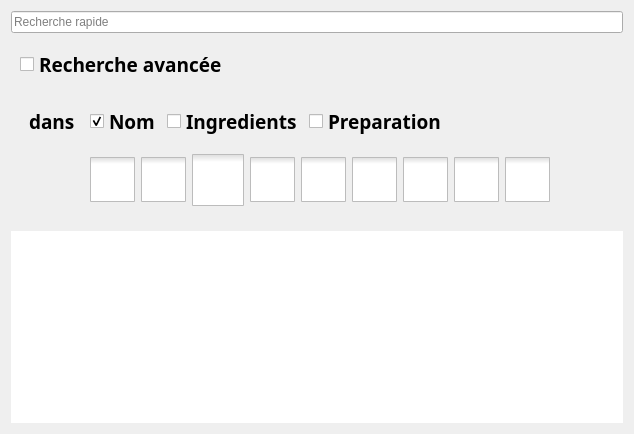
               <widget class="QFrame" name="frame_liste_recettes">
                <property name="frameShape">
                 <enum>QFrame::NoFrame</enum>
                </property>
                <property name="frameShadow">
                 <enum>QFrame::Raised</enum>
                </property>
                <layout class="QVBoxLayout" name="verticalLayout">
                 <item>
                  <widget class="QLineEdit" name="lE_with">
                   <property name="sizePolicy">
                    <sizepolicy hsizetype="Expanding" vsizetype="Fixed">
                     <horstretch>0</horstretch>
                     <verstretch>0</verstretch>
                    </sizepolicy>
                   </property>
                   <property name="toolTip">
                    <string>mots clés, séparés par une virgule (ex: soupe, farine, blanchir, ...)</string>
                   </property>
                   <property name="placeholderText">
                    <string>Recherche rapide</string>
                   </property>
                  </widget>
                 </item>
                 <item>
                  <widget class="QFrame" name="frame_searchedit">
                   <property name="frameShape">
                    <enum>QFrame::NoFrame</enum>
                   </property>
                   <property name="frameShadow">
                    <enum>QFrame::Raised</enum>
                   </property>
                   <layout class="QVBoxLayout" name="verticalLayout_2">
                    <item>
                     <widget class="QCheckBox" name="cB_recherche">
                      <property name="font">
                       <font>
                        <family>Poiret One</family>
                        <pointsize>14</pointsize>
                        <weight>75</weight>
                        <italic>false</italic>
                        <bold>true</bold>
                       </font>
                      </property>
                      <property name="toolTip">
                       <string>Filtrer la liste de recettes</string>
                      </property>
                      <property name="text">
                       <string>Recherche avancée</string>
                      </property>
                     </widget>
                    </item>
                    <item>
                     <widget class="QFrame" name="frame_recherche">
                      <property name="font">
                       <font>
                        <family>Poiret One</family>
                        <pointsize>14</pointsize>
                        <weight>75</weight>
                        <italic>false</italic>
                        <bold>true</bold>
                       </font>
                      </property>
                      <property name="frameShape">
                       <enum>QFrame::NoFrame</enum>
                      </property>
                      <property name="frameShadow">
                       <enum>QFrame::Raised</enum>
                      </property>
                      <layout class="QGridLayout" name="gridLayout_18">
                       <item row="3" column="1">
                        <widget class="QFrame" name="frame_search_tags">
                         <property name="enabled">
                          <bool>true</bool>
                         </property>
                         <property name="sizePolicy">
                          <sizepolicy hsizetype="Minimum" vsizetype="Minimum">
                           <horstretch>0</horstretch>
                           <verstretch>0</verstretch>
                          </sizepolicy>
                         </property>
                         <layout class="QHBoxLayout" name="horizontalLayout_2">
                          <property name="spacing">
                           <number>0</number>
                          </property>
                          <property name="sizeConstraint">
                           <enum>QLayout::SetMinimumSize</enum>
                          </property>
                          <property name="topMargin">
                           <number>1</number>
                          </property>
                          <property name="bottomMargin">
                           <number>1</number>
                          </property>
                          <item>
                           <widget class="QCheckBox" name="cB_search_tag_double">
                            <property name="styleSheet">
                             <string notr="true">QCheckBox#cB_search_tag_double::indicator {
	width:45px;
	height:45px;
}

QCheckBox#cB_search_tag_double::indicator:unchecked {
    image: url(./UI/images/tag_double_black_LD.png);
}

QCheckBox#cB_search_tag_double::indicator:checked {
    image: url(./UI/images/tag_double_color_LD.png);
}

QCheckBox#cB_search_tag_double::indicator:checked:hover {
	width:43px;
	height:43px;
}

QCheckBox#cB_search_tag_double::indicator:unchecked:hover {
	width:43px;
	height:43px;
}</string>
                            </property>
                            <property name="text">
                             <string/>
                            </property>
                            <property name="iconSize">
                             <size>
                              <width>1</width>
                              <height>1</height>
                             </size>
                            </property>
                           </widget>
                          </item>
                          <item>
                           <widget class="QCheckBox" name="cB_search_tag_kids">
                            <property name="styleSheet">
                             <string notr="true">QCheckBox#cB_search_tag_kids::indicator {
	width:45px;
	height:45px;
}

QCheckBox#cB_search_tag_kids::indicator:unchecked {
    image: url(./UI/images/tag_kids_black.png);
}

QCheckBox#cB_search_tag_kids::indicator:checked {
    image: url(./UI/images/tag_kids_color.png);
}

QCheckBox#cB_search_tag_kids::indicator:checked:hover {
	width:43px;
	height:43px;
}

QCheckBox#cB_search_tag_kids::indicator:unchecked:hover {
	width:43px;
	height:43px;
}</string>
                            </property>
                            <property name="text">
                             <string/>
                            </property>
                            <property name="iconSize">
                             <size>
                              <width>45</width>
                              <height>45</height>
                             </size>
                            </property>
                            <property name="checkable">
                             <bool>true</bool>
                            </property>
                           </widget>
                          </item>
                          <item>
                           <widget class="QCheckBox" name="cB_search_tag_vegan">
                            <property name="styleSheet">
                             <string notr="true">QCheckBox#cB_search_tag_vegan::indicator {
	width:52px;
	height:52px;
}

QCheckBox#cB_search_tag_vegan::indicator:unchecked {
    image: url(./UI/images/tag_vegan_black.png);
}

QCheckBox#cB_search_tag_vegan::indicator:checked {
    image: url(./UI/images/tag_vegan_color.png);
}

QCheckBox#cB_search_tag_vegan::indicator:hover {
	width:50px;
	height:50px;
}</string>
                            </property>
                            <property name="text">
                             <string/>
                            </property>
                            <property name="iconSize">
                             <size>
                              <width>45</width>
                              <height>45</height>
                             </size>
                            </property>
                           </widget>
                          </item>
                          <item>
                           <widget class="QCheckBox" name="cB_search_tag_summer">
                            <property name="styleSheet">
                             <string notr="true">QCheckBox#cB_search_tag_summer::indicator {
	width:45px;
	height:45px;
}

QCheckBox#cB_search_tag_summer::indicator:unchecked {
    image: url(./UI/images/tag_ete_black_LD.png);
}

QCheckBox#cB_search_tag_summer::indicator:checked {
    image: url(./UI/images/tag_ete_color_LD.png);
}

QCheckBox#cB_search_tag_summer::indicator:checked:hover {
	width:43px;
	height:43px;
}

QCheckBox#cB_search_tag_summer::indicator:unchecked:hover {
	width:43px;
	height:43px;
}</string>
                            </property>
                            <property name="text">
                             <string/>
                            </property>
                            <property name="iconSize">
                             <size>
                              <width>45</width>
                              <height>45</height>
                             </size>
                            </property>
                           </widget>
                          </item>
                          <item>
                           <widget class="QCheckBox" name="cB_search_tag_winter">
                            <property name="mouseTracking">
                             <bool>true</bool>
                            </property>
                            <property name="styleSheet">
                             <string notr="true">QCheckBox#cB_search_tag_winter::indicator {
	width:45px;
	height:45px;
}

QCheckBox#cB_search_tag_winter::indicator:unchecked {
    image: url(./UI/images/tag_hiver_black_LD.png);
}

QCheckBox#cB_search_tag_winter::indicator:checked {
    image: url(./UI/images/tag_hiver_color_LD.png);
}

QCheckBox#cB_search_tag_winter::indicator:checked:hover {
	width:43px;
	height:43px;
}

QCheckBox#cB_search_tag_winter::indicator:unchecked:hover {
	width:43px;
	height:43px;
}</string>
                            </property>
                            <property name="text">
                             <string/>
                            </property>
                            <property name="iconSize">
                             <size>
                              <width>45</width>
                              <height>45</height>
                             </size>
                            </property>
                           </widget>
                          </item>
                          <item>
                           <widget class="QCheckBox" name="cB_search_tag_dessert">
                            <property name="styleSheet">
                             <string notr="true">QCheckBox#cB_search_tag_dessert::indicator {
	width:45px;
	height:45px;
}

QCheckBox#cB_search_tag_dessert::indicator:unchecked {
    image: url(./UI/images/tag_dessert_black_LD.png);
}

QCheckBox#cB_search_tag_dessert::indicator:checked {
    image: url(./UI/images/tag_dessert_color_LD.png);
}

QCheckBox#cB_search_tag_dessert::indicator:checked:hover {
	width:43px;
	height:43px;
}

QCheckBox#cB_search_tag_dessert::indicator:unchecked:hover {
	width:43px;
	height:43px;
}</string>
                            </property>
                            <property name="text">
                             <string/>
                            </property>
                            <property name="iconSize">
                             <size>
                              <width>45</width>
                              <height>45</height>
                             </size>
                            </property>
                            <property name="checkable">
                             <bool>true</bool>
                            </property>
                           </widget>
                          </item>
                          <item>
                           <widget class="QCheckBox" name="cB_search_tag_lunch">
                            <property name="styleSheet">
                             <string notr="true">QCheckBox#cB_search_tag_lunch::indicator {
	width:45px;
	height:45px;
}

QCheckBox#cB_search_tag_lunch::indicator:unchecked {
    image: url(./UI/images/tag_lunch_black_LD.png);
}

QCheckBox#cB_search_tag_lunch::indicator:checked {
    image: url(./UI/images/tag_lunch_color_LD.png);
}

QCheckBox#cB_search_tag_lunch::indicator:checked:hover {
	width:43px;
	height:43px;
}

QCheckBox#cB_search_tag_lunch::indicator:unchecked:hover {
	width:43px;
	height:43px;
}</string>
                            </property>
                            <property name="text">
                             <string/>
                            </property>
                           </widget>
                          </item>
                          <item>
                           <widget class="QCheckBox" name="cB_search_tag_dinner">
                            <property name="styleSheet">
                             <string notr="true">QCheckBox#cB_search_tag_dinner::indicator {
	width:45px;
	height:45px;
}

QCheckBox#cB_search_tag_dinner::indicator:unchecked {
    image: url(./UI/images/tag_dinner_black_LD.png);
}

QCheckBox#cB_search_tag_dinner::indicator:checked {
    image: url(./UI/images/tag_dinner_color_LD.png);
}

QCheckBox#cB_search_tag_dinner::indicator:checked:hover {
	width:43px;
	height:43px;
}

QCheckBox#cB_search_tag_dinner::indicator:unchecked:hover {
	width:43px;
	height:43px;
}</string>
                            </property>
                            <property name="text">
                             <string/>
                            </property>
                            <property name="iconSize">
                             <size>
                              <width>45</width>
                              <height>45</height>
                             </size>
                            </property>
                           </widget>
                          </item>
                          <item>
                           <widget class="QCheckBox" name="cB_search_tag_tips">
                            <property name="styleSheet">
                             <string notr="true">QCheckBox#cB_search_tag_tips::indicator {
	width:45px;
	height:45px;
}

QCheckBox#cB_search_tag_tips::indicator:unchecked {
    image: url(./UI/images/tag_tips_black_LD.png);
}

QCheckBox#cB_search_tag_tips::indicator:checked {
    image: url(./UI/images/tag_tips_color_LD.png);
}

QCheckBox#cB_search_tag_tips::indicator:checked:hover {
	width:43px;
	height:43px;
}

QCheckBox#cB_search_tag_tips::indicator:unchecked:hover {
	width:43px;
	height:43px;
}</string>
                            </property>
                            <property name="text">
                             <string/>
                            </property>
                            <property name="iconSize">
                             <size>
                              <width>45</width>
                              <height>45</height>
                             </size>
                            </property>
                           </widget>
                          </item>
                          <item>
                           <spacer name="horizontalSpacer_16">
                            <property name="orientation">
                             <enum>Qt::Horizontal</enum>
                            </property>
                            <property name="sizeHint" stdset="0">
                             <size>
                              <width>40</width>
                              <height>20</height>
                             </size>
                            </property>
                           </spacer>
                          </item>
                         </layout>
                        </widget>
                       </item>
                       <item row="2" column="1">
                        <widget class="QFrame" name="frame_5">
                         <property name="frameShape">
                          <enum>QFrame::NoFrame</enum>
                         </property>
                         <property name="frameShadow">
                          <enum>QFrame::Raised</enum>
                         </property>
                         <layout class="QHBoxLayout" name="horizontalLayout_3">
                          <item>
                           <widget class="QCheckBox" name="cB_search_recipe_name">
                            <property name="text">
                             <string>Nom</string>
                            </property>
                            <property name="checked">
                             <bool>true</bool>
                            </property>
                           </widget>
                          </item>
                          <item>
                           <widget class="QCheckBox" name="cB_search_ingredients">
                            <property name="text">
                             <string>Ingredients</string>
                            </property>
                           </widget>
                          </item>
                          <item>
                           <widget class="QCheckBox" name="cB_search_preparation">
                            <property name="text">
                             <string>Preparation</string>
                            </property>
                           </widget>
                          </item>
                          <item>
                           <spacer name="horizontalSpacer_8">
                            <property name="orientation">
                             <enum>Qt::Horizontal</enum>
                            </property>
                            <property name="sizeHint" stdset="0">
                             <size>
                              <width>40</width>
                              <height>20</height>
                             </size>
                            </property>
                           </spacer>
                          </item>
                         </layout>
                        </widget>
                       </item>
                       <item row="2" column="0">
                        <widget class="QLabel" name="label_12">
                         <property name="text">
                          <string>dans</string>
                         </property>
                        </widget>
                       </item>
                      </layout>
                     </widget>
                    </item>
                   </layout>
                  </widget>
                 </item>
                 <item>
                  <widget class="QListWidget" name="lW_recettes">
                   <property name="font">
                    <font>
                     <family>Poiret One</family>
                     <pointsize>13</pointsize>
                     <weight>75</weight>
                     <italic>false</italic>
                     <bold>true</bold>
                    </font>
                   </property>
                   <property name="frameShape">
                    <enum>QFrame::NoFrame</enum>
                   </property>
                   <property name="wordWrap">
                    <bool>true</bool>
                   </property>
                   <property name="sortingEnabled">
                    <bool>true</bool>
                   </property>
                  </widget>
                 </item>
                </layout>
               </widget>
